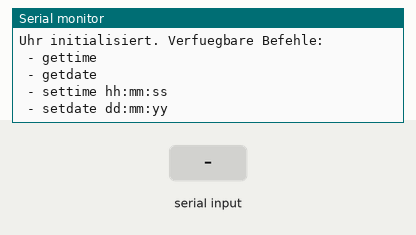
Simulated run of this sketch. Board: Arduino Leonardo, built with avr-gcc and run on an emulated ATmega32U4. Parts: the last lines printed to the serial monitor. Wiring (inferred from the names in the program): DS1307 clock at I2C address 0x68. The test bench sets the inputs (shaded band). The local clock reads 2024-03-15 10:24:30 at power-on unless the sketch sets it.

Above: at 2.8 s.
2.9 s: "settime" received over Serial
At 4.3 s:
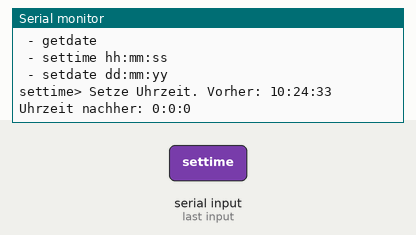
4.6 s: "setdate" received over Serial
At 5.7 s:
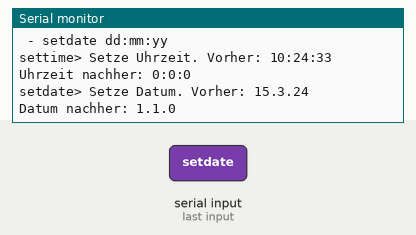
6.7 s: "gettime" received over Serial
At 8.1 s:
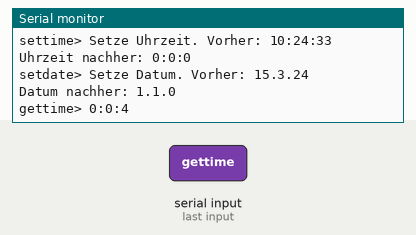
8.7 s: "getdate" received over Serial
At 10.4 s:
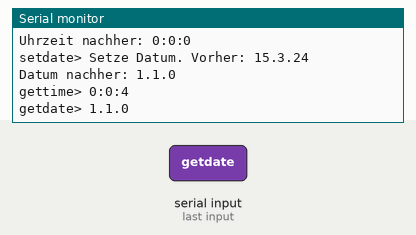
10.8 s: "90,45,200\n" received over Serial
At 12.0 s:
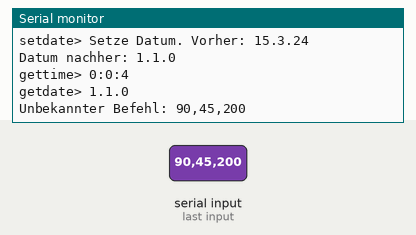
12.8 s: "90,45\n" received over Serial
At 14.2 s:
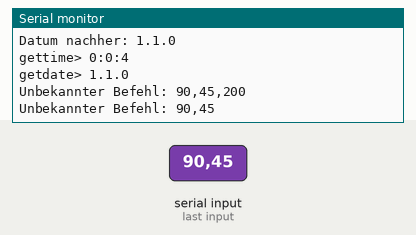

Measured:
- after the input at 2.9 s, the serial monitor: prints a new line after 0.13 s (image 1)
- after the input at 4.6 s, the serial monitor: prints a new line after 0.56 s (image 2)
- after the input at 6.7 s, the serial monitor: prints a new line after 0.59 s (image 3)
- after the input at 8.7 s, the serial monitor: prints a new line after 0.61 s (image 4)
- after the input at 10.8 s, the serial monitor: prints a new line after 0.54 s (image 5)
- after the input at 12.8 s, the serial monitor: prints a new line after 0.56 s (image 6)

The sketch:

RTC_DS1307_samples.ino
```cpp
/* -------------------------------------------
/* DS1307 I2C Zeit seriell lesen und schreiben
/* www.frag-duino.de
/* -------------------------------------------
/* Befehle:
/* settime 23:45:58 (hh:mm:ss)
/* setdate 23.01.87 (tt.mm.jj)
/* gettime --> Ausgabe 23:45:23
/* getdate --> Ausgabe 12.02.13
 ------------------------------------------- */


// Includes
#include <Wire.h>

// Konstanten
#define DS1307_ADRESSE 0x68 // I2C Addresse

// Variablen
char c;
String readString = "";
int sekunde, minute, stunde, tag, wochentag, monat, jahr;

void setup(){
 while (!Serial) {
    delay(1);  // for Leonardo/Micro/Zero
  }
  Wire.begin();
  Serial.begin(57000);
  Serial.println("Uhr initialisiert. Verfuegbare Befehle:\n - gettime\n - getdate\n - settime hh:mm:ss\n - setdate dd:mm:yy");
}

void loop(){
  while (Serial.available()) {
    // Input lesen
    delay(3);
    char c = Serial.read();
    readString += c;
  }

  if (readString.length() >0) {
    // Input verarbeiten

    if(readString.substring(0,7)=="settime"){
      Serial.print("settime> Setze Uhrzeit. Vorher: ");
      ausgabe(true);
      stunde=readString.substring(8,10).toInt();
      minute=readString.substring(11,13).toInt();
      sekunde=readString.substring(14,16).toInt();
      eingabe();
      delay(100);
      Serial.print("Uhrzeit nachher: ");
      ausgabe(true);
    }
    else if(readString.substring(0,7)=="setdate"){
      Serial.print("setdate> Setze Datum. Vorher: ");
      ausgabe(false);
      tag=readString.substring(8,10).toInt();
      monat=readString.substring(11,13).toInt();
      jahr=readString.substring(14,16).toInt();
      eingabe();
      delay(100);
      Serial.print("Datum nachher: ");
      ausgabe(false);
    }
    else if(readString.substring(0,7)=="gettime"){
      Serial.print("gettime> ");
      ausgabe(true);
    }
    else if(readString.substring(0,7)=="getdate"){
      Serial.print("getdate> ");
      ausgabe(false);
    }
    else
    {
      Serial.print("Unbekannter Befehl: ");
      Serial.println(readString);
    }

    readString="";
  }
  delay(1000);
}

void ausgabe(boolean zeit){
  // True=Zeit ausgeben. False = Datum ausgeben

  // Initialisieren
  Wire.beginTransmission(DS1307_ADRESSE);
  Wire.write(0x00);
  Wire.endTransmission();

  Wire.requestFrom(DS1307_ADRESSE, 7);

  sekunde = bcdToDec(Wire.read());
  minute = bcdToDec(Wire.read());
  stunde = bcdToDec(Wire.read() & 0b111111);
  wochentag = bcdToDec(Wire.read());
  tag = bcdToDec(Wire.read());
  monat = bcdToDec(Wire.read());
  jahr = bcdToDec(Wire.read());

  // Ausgabe
  if(zeit){
    Serial.print(stunde);
    Serial.print(":");
    Serial.print(minute);
    Serial.print(":");
    Serial.println(sekunde);
  }
  else
  {
    Serial.print(tag);
    Serial.print(".");
    Serial.print(monat);
    Serial.print(".");
    Serial.println(jahr);
  }
}

void eingabe(){
  // Setzt die aktuelle Zeit

  Wire.beginTransmission(DS1307_ADRESSE);
  Wire.write(0x00);
  Wire.write(decToBcd(sekunde));
  Wire.write(decToBcd(minute));
  Wire.write(decToBcd(stunde));
  Wire.write(decToBcd(wochentag));
  Wire.write(decToBcd(tag));
  Wire.write(decToBcd(monat));
  Wire.write(decToBcd(jahr));
  Wire.write(0x00);
  Wire.endTransmission();
}

// Hilfsfunktionen
byte decToBcd(byte val) {
  return ((val/10*16) + (val%10));
}
byte bcdToDec(byte val) {
  return ((val/16*10) + (val%16));
}
```
